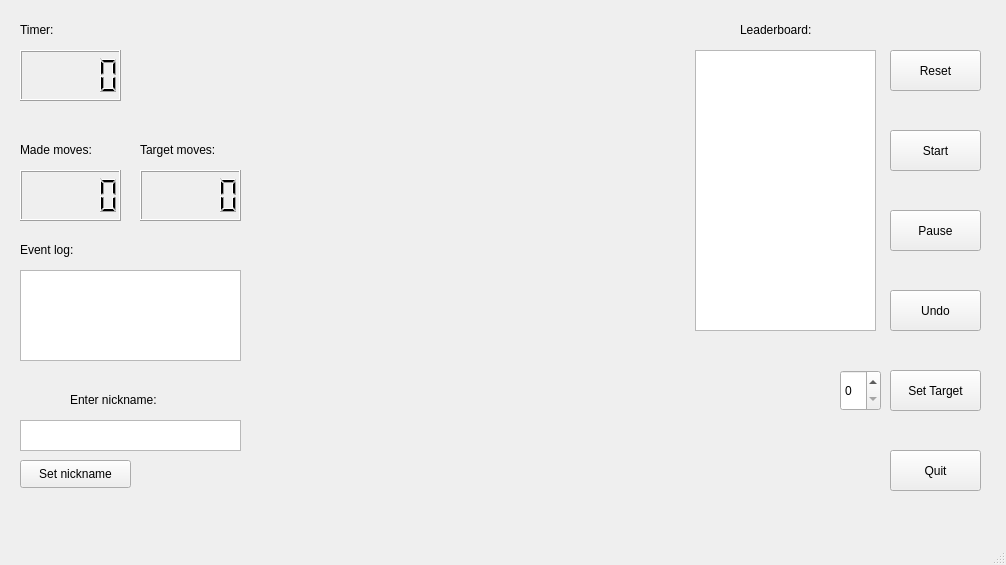
<?xml version="1.0" encoding="UTF-8"?>
<ui version="4.0">
 <class>MainWindow</class>
 <widget class="QMainWindow" name="MainWindow">
  <property name="geometry">
   <rect>
    <x>0</x>
    <y>0</y>
    <width>1006</width>
    <height>565</height>
   </rect>
  </property>
  <property name="windowTitle">
   <string>MainWindow</string>
  </property>
  <widget class="QWidget" name="centralwidget">
   <widget class="QTextBrowser" name="event_log_browser">
    <property name="geometry">
     <rect>
      <x>20</x>
      <y>270</y>
      <width>221</width>
      <height>91</height>
     </rect>
    </property>
   </widget>
   <widget class="QPushButton" name="reset_button">
    <property name="geometry">
     <rect>
      <x>890</x>
      <y>50</y>
      <width>91</width>
      <height>41</height>
     </rect>
    </property>
    <property name="text">
     <string>Reset</string>
    </property>
   </widget>
   <widget class="QLabel" name="Event_log">
    <property name="geometry">
     <rect>
      <x>20</x>
      <y>240</y>
      <width>63</width>
      <height>20</height>
     </rect>
    </property>
    <property name="text">
     <string>Event log:</string>
    </property>
   </widget>
   <widget class="QPushButton" name="quit_button">
    <property name="geometry">
     <rect>
      <x>890</x>
      <y>450</y>
      <width>91</width>
      <height>41</height>
     </rect>
    </property>
    <property name="text">
     <string>Quit</string>
    </property>
   </widget>
   <widget class="QLCDNumber" name="lcd_timer">
    <property name="geometry">
     <rect>
      <x>20</x>
      <y>50</y>
      <width>101</width>
      <height>51</height>
     </rect>
    </property>
   </widget>
   <widget class="QLCDNumber" name="lcd_made_moves">
    <property name="geometry">
     <rect>
      <x>20</x>
      <y>170</y>
      <width>101</width>
      <height>51</height>
     </rect>
    </property>
   </widget>
   <widget class="QLabel" name="Timer">
    <property name="geometry">
     <rect>
      <x>20</x>
      <y>20</y>
      <width>63</width>
      <height>20</height>
     </rect>
    </property>
    <property name="text">
     <string>Timer:</string>
    </property>
   </widget>
   <widget class="QLabel" name="Made_moves">
    <property name="geometry">
     <rect>
      <x>20</x>
      <y>140</y>
      <width>91</width>
      <height>20</height>
     </rect>
    </property>
    <property name="text">
     <string>Made moves:</string>
    </property>
   </widget>
   <widget class="QPushButton" name="start_button">
    <property name="geometry">
     <rect>
      <x>890</x>
      <y>130</y>
      <width>91</width>
      <height>41</height>
     </rect>
    </property>
    <property name="text">
     <string>Start</string>
    </property>
   </widget>
   <widget class="QPushButton" name="pause_button">
    <property name="geometry">
     <rect>
      <x>890</x>
      <y>210</y>
      <width>91</width>
      <height>41</height>
     </rect>
    </property>
    <property name="text">
     <string>Pause</string>
    </property>
   </widget>
   <widget class="QLabel" name="Target_moves">
    <property name="geometry">
     <rect>
      <x>140</x>
      <y>140</y>
      <width>101</width>
      <height>20</height>
     </rect>
    </property>
    <property name="text">
     <string>Target moves:</string>
    </property>
   </widget>
   <widget class="QSpinBox" name="target_spinbox">
    <property name="geometry">
     <rect>
      <x>840</x>
      <y>370</y>
      <width>41</width>
      <height>41</height>
     </rect>
    </property>
   </widget>
   <widget class="QPushButton" name="set_target_button">
    <property name="geometry">
     <rect>
      <x>890</x>
      <y>370</y>
      <width>91</width>
      <height>41</height>
     </rect>
    </property>
    <property name="text">
     <string>Set Target</string>
    </property>
   </widget>
   <widget class="QLCDNumber" name="lcd_target_moves">
    <property name="geometry">
     <rect>
      <x>140</x>
      <y>170</y>
      <width>101</width>
      <height>51</height>
     </rect>
    </property>
   </widget>
   <widget class="QPushButton" name="undo_button">
    <property name="geometry">
     <rect>
      <x>890</x>
      <y>290</y>
      <width>91</width>
      <height>41</height>
     </rect>
    </property>
    <property name="text">
     <string>Undo</string>
    </property>
   </widget>
   <widget class="QTextBrowser" name="leaderboard_browser">
    <property name="geometry">
     <rect>
      <x>695</x>
      <y>50</y>
      <width>181</width>
      <height>281</height>
     </rect>
    </property>
   </widget>
   <widget class="QLabel" name="Leaderboard">
    <property name="geometry">
     <rect>
      <x>740</x>
      <y>20</y>
      <width>101</width>
      <height>20</height>
     </rect>
    </property>
    <property name="text">
     <string>Leaderboard:</string>
    </property>
   </widget>
   <widget class="QTextEdit" name="nickname_edit">
    <property name="geometry">
     <rect>
      <x>20</x>
      <y>420</y>
      <width>221</width>
      <height>31</height>
     </rect>
    </property>
   </widget>
   <widget class="QLabel" name="label">
    <property name="geometry">
     <rect>
      <x>70</x>
      <y>390</y>
      <width>111</width>
      <height>20</height>
     </rect>
    </property>
    <property name="text">
     <string>Enter nickname:</string>
    </property>
   </widget>
   <widget class="QPushButton" name="set_nickname_button">
    <property name="geometry">
     <rect>
      <x>20</x>
      <y>460</y>
      <width>111</width>
      <height>28</height>
     </rect>
    </property>
    <property name="text">
     <string>Set nickname</string>
    </property>
   </widget>
  </widget>
  <widget class="QMenuBar" name="menubar">
   <property name="geometry">
    <rect>
     <x>0</x>
     <y>0</y>
     <width>1006</width>
     <height>25</height>
    </rect>
   </property>
  </widget>
  <widget class="QStatusBar" name="statusbar"/>
 </widget>
 <resources/>
 <connections/>
</ui>
